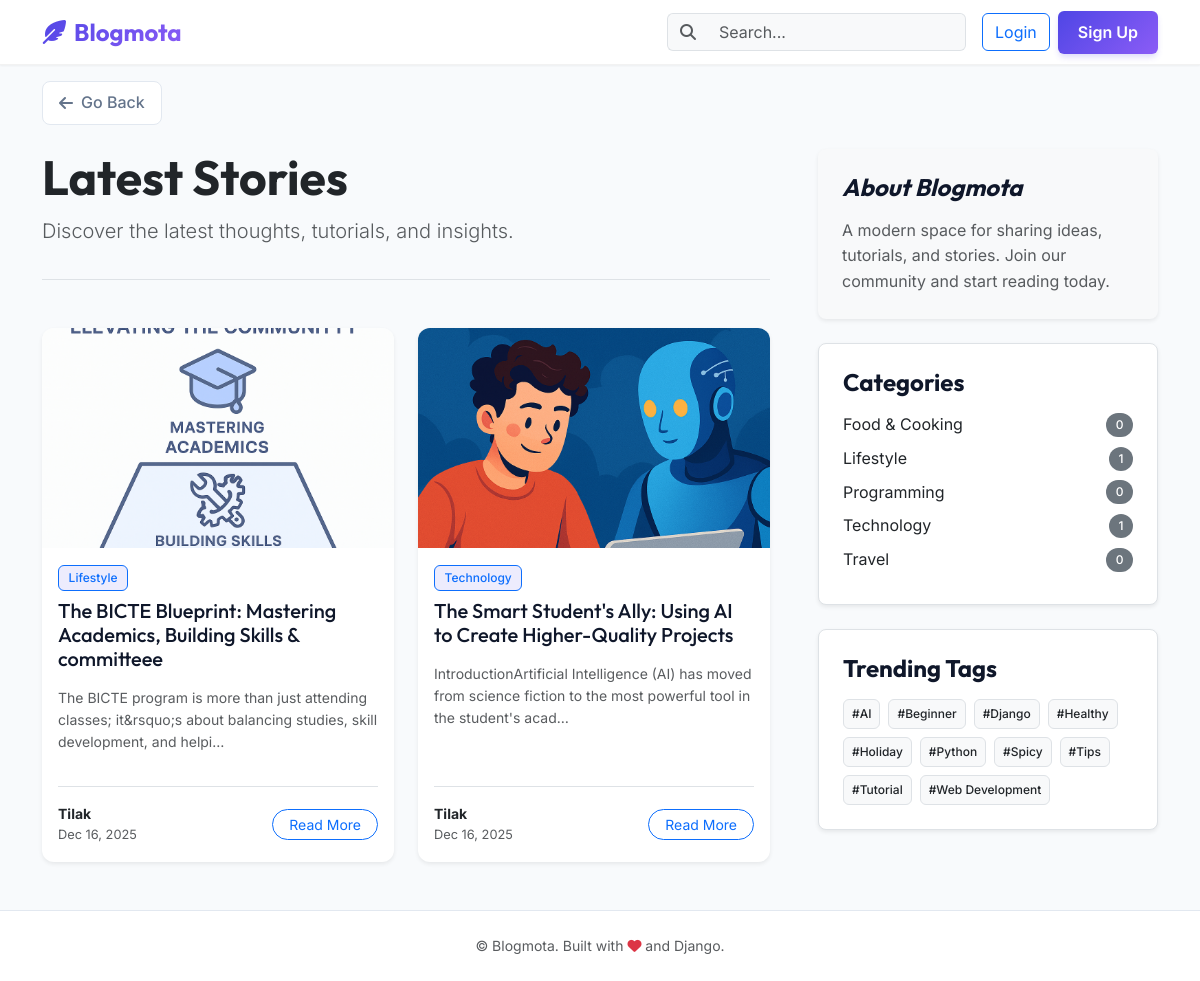
The page / on the database its author committed.
### blog/models.py (models this page shows, shortened)
class Post(models.Model):
    STATUS_CHOICES = [
        ("draft", "Draft"),
        ("published", "Published"),
    ]
    title = models.CharField(max_length=200)
    slug = models.SlugField(max_length=220, unique=True)
    author = models.ForeignKey(User, on_delete=models.CASCADE, related_name="posts")
    category = models.ForeignKey(
        Category,
        on_delete=models.SET_NULL,
        null=True,
        related_name="posts",
    )
    tags = models.ManyToManyField(Tag, related_name="posts", blank=True)
    featured_image = models.ImageField(upload_to="posts/", blank=True, null=True)
    content = RichTextUploadingField()
    status = models.CharField(max_length=10, choices=STATUS_CHOICES, default="draft")
    publish_date = models.DateTimeField(default=timezone.now)
    created_at = models.DateTimeField(auto_now_add=True)
    updated_at = models.DateTimeField(auto_now=True)
    class Meta:
        ordering = ["-publish_date"]
    def get_absolute_url(self) -> str:
        return reverse("blog:post_detail", kwargs={"slug": self.slug})

class Category(models.Model):
    name = models.CharField(max_length=100, unique=True)
    slug = models.SlugField(max_length=120, unique=True)
    description = models.TextField(blank=True)
    class Meta:
        ordering = ["name"]

class Tag(models.Model):
    name = models.CharField(max_length=50, unique=True)
    slug = models.SlugField(max_length=60, unique=True)
    class Meta:
        ordering = ["name"]

### blog/views.py (the view, shortened to what this page needs)
# urls.py: path("", views.PostListView.as_view(), name="post_list"),
class PostListView(ListView):
    model = Post
    template_name = "blog/post_list.html"
    context_object_name = "posts"
    paginate_by = 10
    def get_queryset(self):
        queryset = Post.objects.filter(
            status="published",
            publish_date__lte=timezone.now(),
        )
        query = self.request.GET.get("q")
        return (
            queryset.select_related("author", "category")
            .prefetch_related("tags")
            .order_by("-publish_date")
        )
    def get_context_data(self, **kwargs):
        context = super().get_context_data(**kwargs)
        context["categories"] = Category.objects.all()
        context["tags"] = Tag.objects.all()
        context["query"] = self.request.GET.get("q", "")
        return context

### templates/blog/post_list.html (shortened to what this page needs)
{% extends 'base.html' %}
{% block content %}
<div class="row g-5">
  <div class="col-lg-8">
    <header class="mb-5 pb-3 border-bottom">
      {% if current_category %}
      <h1 class="display-5 fw-bold text-dark">Category: <span class="text-primary">{{ current_category.name }}</span>
      </h1>
      <p class="lead text-muted">{{ current_category.description|default:"Browse all posts in this category." }}</p>
      {% elif current_tag %}
      <h1 class="display-5 fw-bold text-dark">Tag: <span class="text-primary">#{{ current_tag.name }}</span></h1>
      {% elif query %}
      <h1 class="display-5 fw-bold text-dark">Search Results for "<span class="text-primary">{{ query }}</span>"</h1>
      {% else %}
      <h1 class="display-5 fw-bold text-dark">Latest Stories</h1>
      <p class="lead text-muted">Discover the latest thoughts, tutorials, and insights.</p>
      {% endif %}
    </header>
    {% if posts %}
    <div class="row row-cols-1 row-cols-md-2 g-4">
      {% for post in posts %}
      <div class="col">
        <div class="card h-100 border-0 shadow-sm hover-lift">
          {% if post.featured_image %}
          <img src="{{ post.featured_image.url }}" class="card-img-top" alt="{{ post.title }}"
            style="height: 220px; object-fit: cover;">
          {% else %}
          <div class="card-img-top bg-light d-flex align-items-center justify-content-center text-muted"
            style="height: 220px;">
            <i class="fa-solid fa-image fa-2x"></i>
          </div>
          {% endif %}
          <div class="card-body d-flex flex-column">
            <div class="mb-2">
              {% if post.category %}
              <a href="{% url 'blog:category_posts' post.category.slug %}"
                class="badge bg-primary text-decoration-none border border-primary bg-opacity-10 text-primary">
                {{ post.category.name }}
              </a>
              {% endif %}
            </div>
            <h3 class="card-title h5 mb-3">
              <a href="{{ post.get_absolute_url }}">{{ post.title }}</a>
            </h3>
            <p class="card-text text-muted small flex-grow-1">
              {{ post.content|striptags|truncatechars:120 }}
            </p>
            <div class="d-flex justify-content-between align-items-center mt-3 pt-3 border-top">
              <div class="d-flex align-items-center">
                <div class="small">
                  <div class="fw-bold text-dark">{{ post.author.username|title }}</div>
                  <div class="text-muted" style="font-size: 0.8rem;">{{ post.publish_date|date:'M d, Y' }}</div>
                </div>
              </div>
              <a href="{{ post.get_absolute_url }}" class="btn btn-sm btn-outline-primary rounded-pill px-3">Read
                More</a>
            </div>
          </div>
        </div>
      </div>
      {% endfor %}
    </div>
    {% endif %}
  </div>
  <aside class="col-lg-4">
    <div class="sticky-top" style="top: 90px; z-index: 1;">
      <div class="p-4 mb-4 bg-light rounded-3 shadow-sm">
        <h4 class="fst-italic font-outfit mb-3">About Blogmota</h4>
        <p class="mb-0 text-muted">A modern space for sharing ideas, tutorials, and stories. Join our community and
          start reading today.</p>
      </div>
      <div class="p-4 mb-4 bg-white rounded-3 shadow-sm border">
        <h4 class="font-outfit mb-3">Categories</h4>
        <ul class="list-unstyled mb-0">
          {% for category in categories %}
          <li class="mb-2">
            <a href="{% url 'blog:category_posts' category.slug %}"
              class="text-decoration-none d-flex justify-content-between align-items-center link-dark">
              <span>{{ category.name }}</span>
              <span class="badge bg-secondary rounded-pill">{{ category.posts.count }}</span>
            </a>
          </li>
          {% empty %}
          <li class="text-muted">No categories yet.</li>
          {% endfor %}
        </ul>
      </div>
      <div class="p-4 mb-4 bg-white rounded-3 shadow-sm border">
        <h4 class="font-outfit mb-3">Trending Tags</h4>
        <div class="d-flex flex-wrap gap-2">
          {% for tag in tags %}
          <a href="{% url 'blog:tag_posts' tag.slug %}"
            class="badge bg-light text-dark border text-decoration-none p-2 hover-shadow">
            #{{ tag.name }}
          </a>
          {% empty %}
          <span class="text-muted">No tags yet.</span>
          {% endfor %}
        </div>
      </div>
    </div>
  </aside>
</div>
{% endblock %}

### static/css/styles.css (style rules this page uses)
:root { --primary-color: #4f46e5; --secondary-color: #818cf8; --dark-bg: #0f172a; --light-bg: #f8fafc; --card-bg: #ffffff; --text-main: #1e293b; --text-muted: #64748b; --accent-gradient: linear-gradient(135deg, #4f46e5 0%, #8b5cf6 100%); --shadow-sm: 0 1px 2px 0 rgb(0 0 0 / 0.05); --shadow-md: 0 4px 6px -1px rgb(0 0 0 / 0.1), 0 2px 4px -2px rgb(0 0 0 / 0.1); --shadow-lg: 0 10px 15px -3px rgb(0 0 0 / 0.1), 0 4px 6px -4px rgb(0 0 0 / 0.1); }
body { background-color: var(--light-bg); font-family: 'Inter', sans-serif; color: var(--text-main); line-height: 1.6; }
h1, h2, h3, h4, h5, h6, .navbar-brand { font-family: 'Outfit', sans-serif; font-weight: 700; color: var(--dark-bg); }
.card { border: none; border-radius: 12px; background: var(--card-bg); box-shadow: var(--shadow-sm); transition: transform 0.2s, box-shadow 0.2s; overflow: hidden; }
.card-img-top { height: 200px; object-fit: cover; }
.card-title a { color: var(--dark-bg); text-decoration: none; background-image: linear-gradient(to right, var(--primary-color), var(--primary-color)); background-size: 0% 2px; background-repeat: no-repeat; background-position: left bottom; transition: background-size 0.3s; }
.badge { padding: 0.5em 0.8em; border-radius: 6px; font-weight: 500; }
.bg-primary { background-color: rgba(79, 70, 229, 0.1) !important; color: var(--primary-color); }

### rows shown on the page
Post: featured_image (picture), category.name "Lifestyle", title "The BICTE Blueprint: Mastering Academics, Building Skills & committeee", content "The BICTE program is more than just attending classes; it&rsquo;s about balancing studies, skill development, and helpi…", author.username "Tilak", publish_date "Dec 16, 2025"
Post: featured_image (picture), category.name "Technology", title "The Smart Student's Ally: Using AI to Create Higher-Quality Projects", content "IntroductionArtificial Intelligence (AI) has moved from science fiction to the most powerful tool in the student's acad…", author.username "Tilak", publish_date "Dec 16, 2025"
Category: name "Food & Cooking", posts.count "0"
Category: name "Lifestyle", posts.count "1"
Category: name "Programming", posts.count "0"
Category: name "Technology", posts.count "1"
Category: name "Travel", posts.count "0"
Tag: name "AI"
Tag: name "Beginner"
Tag: name "Django"
Tag: name "Healthy"
Tag: name "Holiday"
Tag: name "Python"
Tag: name "Spicy"
Tag: name "Tips"
Tag: name "Tutorial"
Tag: name "Web Development"
